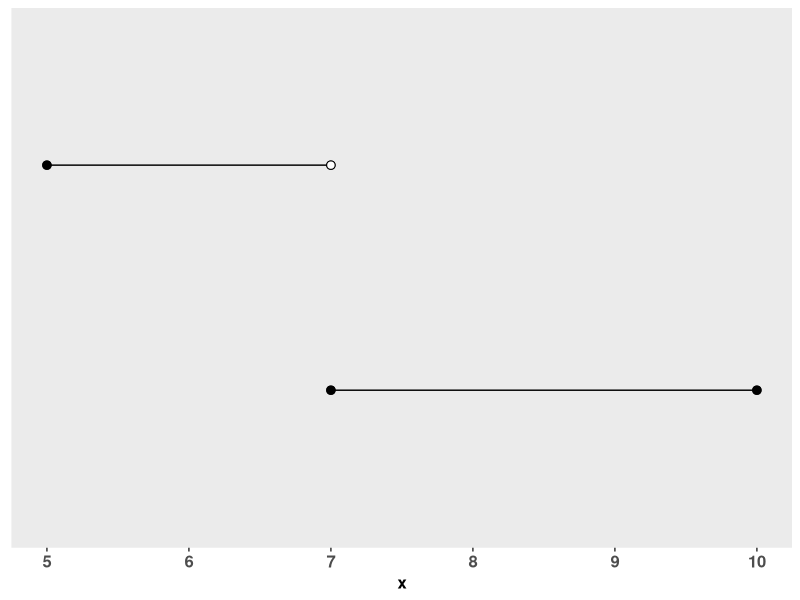

The R script that drew this image:
## ---- chunk 1
x <- c(5,7)
y <- c(.3,.3)
C <- data.frame(x,y)

C2 <- data.frame(x = c(7,10), y = c(.1,.1))

lines <- ggplot2::ggplot(C, ggplot2::aes(x = x, y = y)) +
  ggplot2::geom_line() +
  ggplot2::scale_y_continuous(limits = c(0,1), expand = ggplot2::expansion(c(.1,.1))) +
  ggplot2::geom_line(data = C2, ggplot2::aes(x = x, y = y)) +
  ggplot2::geom_point(x = 7, y = .3, shape = 21, fill = 'white', size = 2.5) +
  ggplot2::geom_point(x = 5, y = .3, shape = 21, fill = 'black', size = 2.5) +
  ggplot2::geom_point(x = 7, y = .1, shape = 21, fill = 'black', size = 2.5) +
  ggplot2::geom_point(x = 10, y = .1, shape = 21, fill = 'black', size = 2.5) +
  ggplot2::theme(axis.ticks.y = ggplot2::element_blank(), 
                 axis.line.y = ggplot2::element_blank(),
                 axis.text.y = ggplot2::element_blank(),
                 axis.title.y = ggplot2::element_blank(),
                 axis.title.x = ggplot2::element_text(size = 12, face = 'bold'),
                 panel.grid.major = ggplot2::element_blank(),
                 panel.grid.minor = ggplot2::element_blank(),
                 axis.text.x = ggplot2::element_text(size = 12, face = 'bold')) +
  ggplot2::coord_cartesian(xlim = c(5,10), ylim = c(0,.4))

print(lines)
